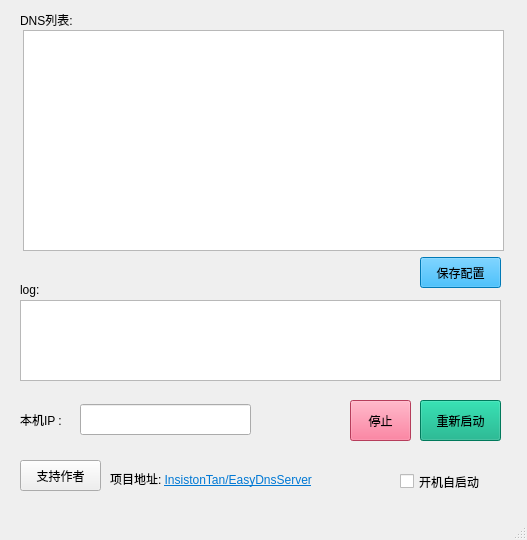
<?xml version="1.0" encoding="UTF-8"?>
<ui version="4.0">
 <class>MainWindow</class>
 <widget class="QMainWindow" name="MainWindow">
  <property name="geometry">
   <rect>
    <x>0</x>
    <y>0</y>
    <width>527</width>
    <height>540</height>
   </rect>
  </property>
  <property name="windowTitle">
   <string>MainWindow</string>
  </property>
  <widget class="QWidget" name="centralwidget">
   <widget class="MyTextEdit" name="textEdit">
    <property name="geometry">
     <rect>
      <x>23</x>
      <y>30</y>
      <width>481</width>
      <height>221</height>
     </rect>
    </property>
   </widget>
   <widget class="QLabel" name="label_2">
    <property name="geometry">
     <rect>
      <x>20</x>
      <y>410</y>
      <width>51</width>
      <height>19</height>
     </rect>
    </property>
    <property name="text">
     <string>本机IP :</string>
    </property>
   </widget>
   <widget class="QLineEdit" name="lineEdit">
    <property name="geometry">
     <rect>
      <x>80</x>
      <y>404</y>
      <width>171</width>
      <height>31</height>
     </rect>
    </property>
   </widget>
   <widget class="QLabel" name="label_3">
    <property name="geometry">
     <rect>
      <x>20</x>
      <y>10</y>
      <width>69</width>
      <height>19</height>
     </rect>
    </property>
    <property name="text">
     <string>DNS列表:</string>
    </property>
   </widget>
   <widget class="QLabel" name="label_4">
    <property name="geometry">
     <rect>
      <x>20</x>
      <y>280</y>
      <width>41</width>
      <height>19</height>
     </rect>
    </property>
    <property name="text">
     <string>log:</string>
    </property>
   </widget>
   <widget class="QTextEdit" name="textEdit_2">
    <property name="geometry">
     <rect>
      <x>20</x>
      <y>300</y>
      <width>481</width>
      <height>81</height>
     </rect>
    </property>
   </widget>
   <widget class="QPushButton" name="pushButton">
    <property name="geometry">
     <rect>
      <x>350</x>
      <y>400</y>
      <width>61</width>
      <height>41</height>
     </rect>
    </property>
    <property name="styleSheet">
     <string notr="true">background-color: rgb(255, 85, 127);</string>
    </property>
    <property name="text">
     <string>停止</string>
    </property>
   </widget>
   <widget class="QPushButton" name="pushButton_2">
    <property name="geometry">
     <rect>
      <x>420</x>
      <y>400</y>
      <width>81</width>
      <height>41</height>
     </rect>
    </property>
    <property name="styleSheet">
     <string notr="true">background-color: rgb(0, 170, 127);</string>
    </property>
    <property name="text">
     <string>重新启动</string>
    </property>
   </widget>
   <widget class="QPushButton" name="pushButton_3">
    <property name="geometry">
     <rect>
      <x>420</x>
      <y>257</y>
      <width>81</width>
      <height>31</height>
     </rect>
    </property>
    <property name="styleSheet">
     <string notr="true">background-color: rgb(0, 170, 255);</string>
    </property>
    <property name="text">
     <string>保存配置</string>
    </property>
   </widget>
   <widget class="QPushButton" name="pushButton_4">
    <property name="geometry">
     <rect>
      <x>20</x>
      <y>460</y>
      <width>81</width>
      <height>31</height>
     </rect>
    </property>
    <property name="text">
     <string>支持作者</string>
    </property>
   </widget>
   <widget class="QLabel" name="label">
    <property name="geometry">
     <rect>
      <x>110</x>
      <y>470</y>
      <width>271</width>
      <height>19</height>
     </rect>
    </property>
    <property name="text">
     <string>&lt;html&gt;&lt;head/&gt;&lt;body&gt;&lt;p&gt;项目地址: &lt;a href=&quot;https://github.com/InsistonTan/EasyDnsServer&quot;&gt;&lt;span style=&quot; text-decoration: underline; color:#0078d4;&quot;&gt;InsistonTan/EasyDnsServer&lt;/span&gt;&lt;/a&gt;&lt;/p&gt;&lt;/body&gt;&lt;/html&gt;</string>
    </property>
    <property name="textFormat">
     <enum>Qt::TextFormat::RichText</enum>
    </property>
    <property name="openExternalLinks">
     <bool>true</bool>
    </property>
   </widget>
   <widget class="QCheckBox" name="checkBox">
    <property name="geometry">
     <rect>
      <x>400</x>
      <y>470</y>
      <width>98</width>
      <height>23</height>
     </rect>
    </property>
    <property name="text">
     <string>开机自启动</string>
    </property>
   </widget>
  </widget>
  <widget class="QMenuBar" name="menubar">
   <property name="geometry">
    <rect>
     <x>0</x>
     <y>0</y>
     <width>527</width>
     <height>25</height>
    </rect>
   </property>
  </widget>
  <widget class="QStatusBar" name="statusbar"/>
 </widget>
 <customwidgets>
  <customwidget>
   <class>MyTextEdit</class>
   <extends>QTextEdit</extends>
   <header>mytextedit.h</header>
  </customwidget>
 </customwidgets>
 <resources/>
 <connections/>
</ui>
